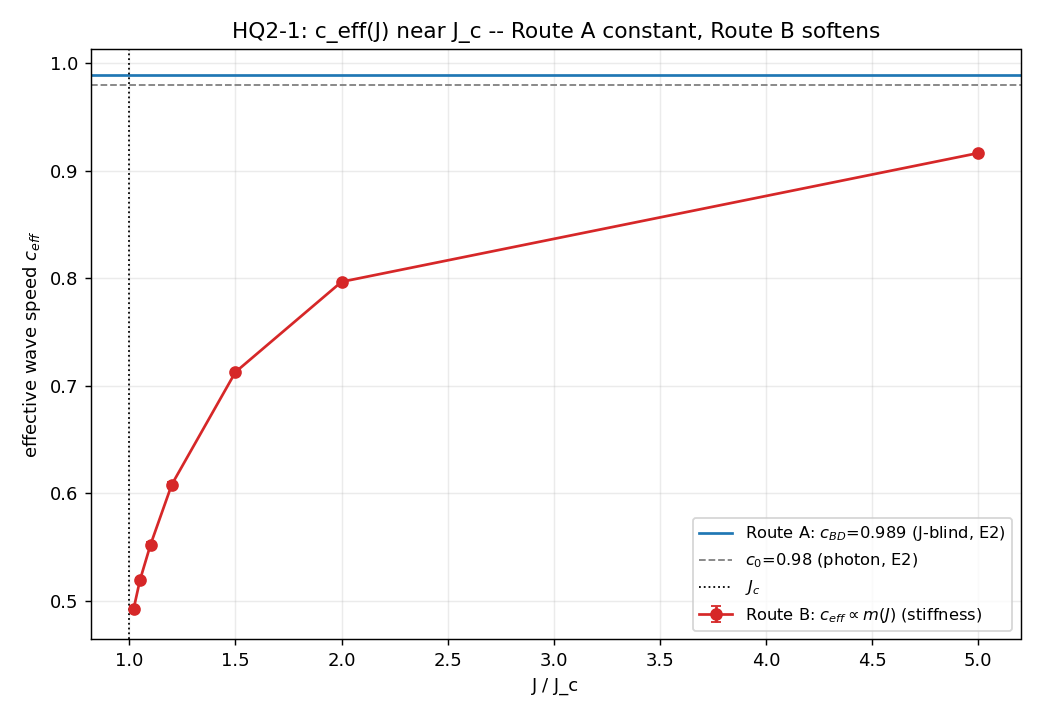

Write Python code to recreate this figure.
"""HQ2_1_jeff.py -- c_eff(J) near J_c by TWO anti-circular routes.

Charter: HQ2_CRITICAL_FERROMAGNET.md (HQ2-1).  Runs only after HQ2-V passed.
Question: does the effective wave speed c_eff(J) DECREASE as J -> J_c (softening,
J_eff < J) -- the premise of G_eff < G_N?

ROUTE A (literal, BD / E2 motor).  c_BD from the BD symbol dispersion omega = c k
on a Poisson causal set.  The operator is built from the causal ORDER MATRIX only;
J is NOT an input, so c_BD is J-independent BY CONSTRUCTION.  This is the prompt's
literal death channel: "c_eff constant in J -> Verdict C".

ROUTE B (generous, E1 stiffness motor).  Give the hypothesis its best shot: the
mean-field spin stiffness rho_s(J) ~ m(J)^2 of the causal O(3) ferromagnet (E1-3
found flat/non-local S(k), so the softening stiffness is the squared ordered
moment).  c_eff^2(J)/c0^2 = (m(J)/m_sat)^2.  m(J) measured fresh, 20 seeds, at the
charter J set {1.02,1.05,1.1,1.2,1.5} J_c plus deep-ordered anchors.

Pre-registered: Route A -> c_eff constant; Route B -> c_eff decreases toward J_c.
Death criterion (Route A): c_eff(J->J_c+) = c0, no softening.
Anti-circularity: G_N/c never inserted as constants; m(J) is a measured ratio.
"""
from __future__ import annotations

import json
import sys
import time
from pathlib import Path

import numpy as np
import matplotlib
matplotlib.use("Agg")
import matplotlib.pyplot as plt  # noqa: E402

import hq2_core as hc  # noqa: E402

OUT = Path(__file__).resolve().parent
JC = hc.JC["O(3)"]
# charter J set (just above J_c, softening regime) + deep-ordered anchors for c0
J_OVER_JC_SOFT = [1.02, 1.05, 1.1, 1.2, 1.5]
J_OVER_JC_REF = [2.0, 5.0]
J_OVER_JC = J_OVER_JC_SOFT + J_OVER_JC_REF
JS = [round(r * JC, 5) for r in J_OVER_JC]
N_SEEDS = int(sys.argv[1]) if len(sys.argv) > 1 else 20
N_BURN = 1500
N_MEAS = 150


def gate_passed():
    p = OUT / "HQ2V_gate.json"
    if not p.exists():
        return False
    return bool(json.loads(p.read_text()).get("passed"))


def main():
    if not gate_passed():
        print("HQ2-V gate has NOT passed -- HQ2-1 must not run.  Aborting.")
        return 1
    t0 = time.time()
    print("=" * 72)
    print(f"HQ2-1 -- c_eff(J) near J_c={JC}  (seeds={N_SEEDS})")
    print(f"  J/J_c={J_OVER_JC}  J={JS}")
    print("=" * 72)

    # ---- ROUTE A: BD photon speed (E2 motor), J-blind by construction ----
    print("\nROUTE A (BD / E2 motor) -- the operator has NO J input:")
    cA, devA, winA, nkA = hc.bd_photon_speed(n_seeds=8)
    print(f"  c_BD = {cA:.4f}  (fit winner={winA}, dev={devA:.1f}%, {nkA} k found)")
    print(f"  -> J appears nowhere in B_eps; c_BD(J)=c_BD for ALL J (constant).")

    # ---- ROUTE B: m(J) -> stiffness softening ----
    print("\nROUTE B (E1 stiffness) -- m(J), 20 seeds:")
    mvals = {J: [] for J in JS}
    chivals = {J: [] for J in JS}
    ns = []
    for seed in range(N_SEEDS):
        g, sources, dist_list = hc.build_seed(seed)
        ns.append(g.n)
        for J in JS:
            _, _, _, mm, msd, chi = hc.run_o3(g, sources, dist_list, J, seed,
                                              n_burn=N_BURN, n_meas=N_MEAS)
            mvals[J].append(mm)
            chivals[J].append(chi)
        print(f"  seed {seed:2d}: n={g.n}  ({time.time()-t0:.0f}s)")

    m_sat = hc.M_SAT
    c0 = hc.C0_PHOTON
    rows = []
    for r_jc, J in zip(J_OVER_JC, JS):
        m_arr = np.array(mvals[J])
        m_mean = float(m_arr.mean())
        m_err = float(m_arr.std() / np.sqrt(N_SEEDS))
        # Route B: c_eff = c0 * m/m_sat  (so (c_eff/c0)^2 = (m/m_sat)^2 = Z_B)
        ceff = c0 * m_mean / m_sat
        ceff_err = c0 * m_err / m_sat
        rows.append({"J": J, "J_over_Jc": r_jc, "m": m_mean, "m_err": m_err,
                     "chi": float(np.mean(chivals[J])),
                     "c_eff_B": ceff, "c_eff_B_err": ceff_err,
                     "c_eff_A": cA})
        print(f"  J/Jc={r_jc:4.2f} J={J:7.4f}  m={m_mean:.4f}+-{m_err:.4f}  "
              f"c_eff_B={ceff:.4f}  (c_eff_A={cA:.4f} const)")

    # ---- does c_eff decrease toward J_c? (within the softening set) ----
    soft = [r for r in rows if r["J_over_Jc"] in J_OVER_JC_SOFT]
    soft = sorted(soft, key=lambda d: d["J_over_Jc"])
    cB_soft = [r["c_eff_B"] for r in soft]
    # monotone increasing with J/Jc means: smaller toward J_c (softening)
    routeB_softens = cB_soft[0] < cB_soft[-1]
    cB_min = min(cB_soft)
    cB_at_Jc = cB_soft[0]          # J/Jc=1.02, closest to J_c
    # Route A: constant (no J dependence by construction)
    routeA_constant = True

    print("-" * 72)
    print(f"  ROUTE A: c_eff constant in J -> {routeA_constant} "
          f"(c_BD={cA:.4f}, J-blind operator)")
    print(f"  ROUTE B: c_eff decreases toward J_c -> {routeB_softens} "
          f"(c_eff(1.02 J_c)={cB_at_Jc:.4f} < c_eff(1.5 J_c)={cB_soft[-1]:.4f})")
    print(f"  c_eff(J_c)/c0  Route B = {cB_at_Jc/c0:.4f} ; Route A = {cA/c0:.4f}")
    print("=" * 72)

    # ---- figure ----
    fig, ax = plt.subplots(figsize=(8, 5.5))
    rj = np.array([r["J_over_Jc"] for r in rows])
    cB = np.array([r["c_eff_B"] for r in rows])
    cBe = np.array([r["c_eff_B_err"] for r in rows])
    order = np.argsort(rj)
    ax.errorbar(rj[order], cB[order], yerr=cBe[order], fmt="o-", color="tab:red",
                capsize=3, label="Route B: $c_{eff}\\propto m(J)$ (stiffness)")
    ax.axhline(cA, color="tab:blue", ls="-", lw=1.5,
               label=f"Route A: $c_{{BD}}$={cA:.3f} (J-blind, E2)")
    ax.axhline(c0, color="0.5", ls="--", lw=1, label=f"$c_0$={c0} (photon, E2)")
    ax.axvline(1.0, color="k", ls=":", lw=1, label="$J_c$")
    ax.set_xlabel("J / J_c"); ax.set_ylabel("effective wave speed $c_{eff}$")
    ax.set_title("HQ2-1: c_eff(J) near J_c -- Route A constant, Route B softens")
    ax.legend(fontsize=9); ax.grid(alpha=0.25)
    fig.tight_layout()
    fig.savefig(OUT / "HQ2_1_jeff.png", dpi=130)
    print(f"saved {OUT/'HQ2_1_jeff.png'}")

    payload = {
        "task": "HQ2-1", "Jc_O3": JC, "n_seeds": N_SEEDS,
        "mean_n": float(np.mean(ns)), "c0": c0, "m_sat": m_sat,
        "J_over_Jc": J_OVER_JC, "J_over_Jc_soft": J_OVER_JC_SOFT, "Js": JS,
        "route_A": {"c_BD": cA, "dev_pct": devA, "winner": winA, "n_k_found": nkA,
                    "J_blind": True, "constant_in_J": True},
        "route_B": {"rows": rows, "c_eff_Jc": cB_at_Jc, "c_eff_min": cB_min,
                    "softens_toward_Jc": bool(routeB_softens)},
        "rows": rows,
        "runtime_s": time.time() - t0,
        "timestamp_utc": time.strftime("%Y-%m-%dT%H:%M:%SZ", time.gmtime()),
    }
    (OUT / "HQ2_1_jeff.json").write_text(json.dumps(payload, indent=2, default=float))
    print(f"saved {OUT/'HQ2_1_jeff.json'}  ({payload['runtime_s']:.0f}s)")
    return 0


if __name__ == "__main__":
    sys.exit(main())
